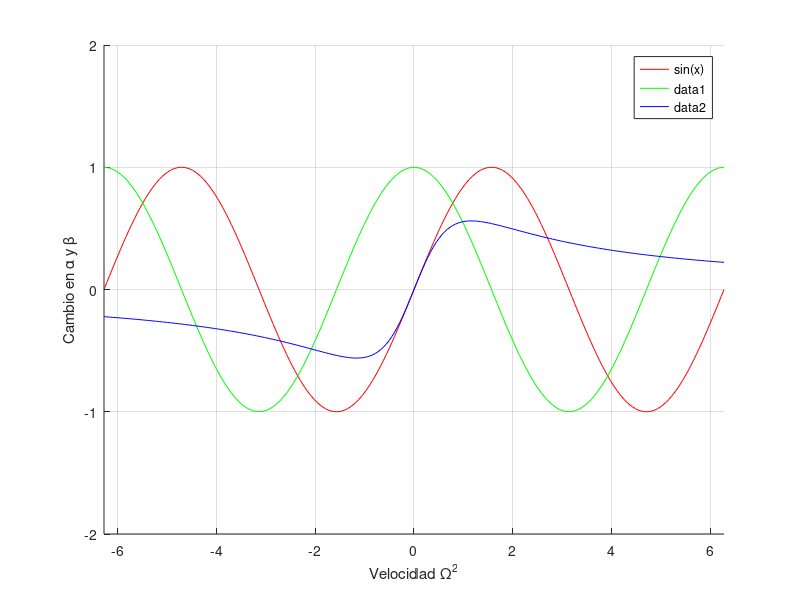

Write the MATLAB code that produced this figure.
clear
clc
xlabel('Velocidad \Omega^2')
ylabel('Cambio en \alpha y \beta')
grid on
hold on
fplot('sin(x)',[-2*pi 2*pi -2 2],'-r')
fplot('cos(x)',[-2*pi 2*pi -2 2],'-g')
fplot('atan(x)/(sqrt(x.^2+1))',[-2*pi 2*pi -2 2],'-b')
hold off
grid on